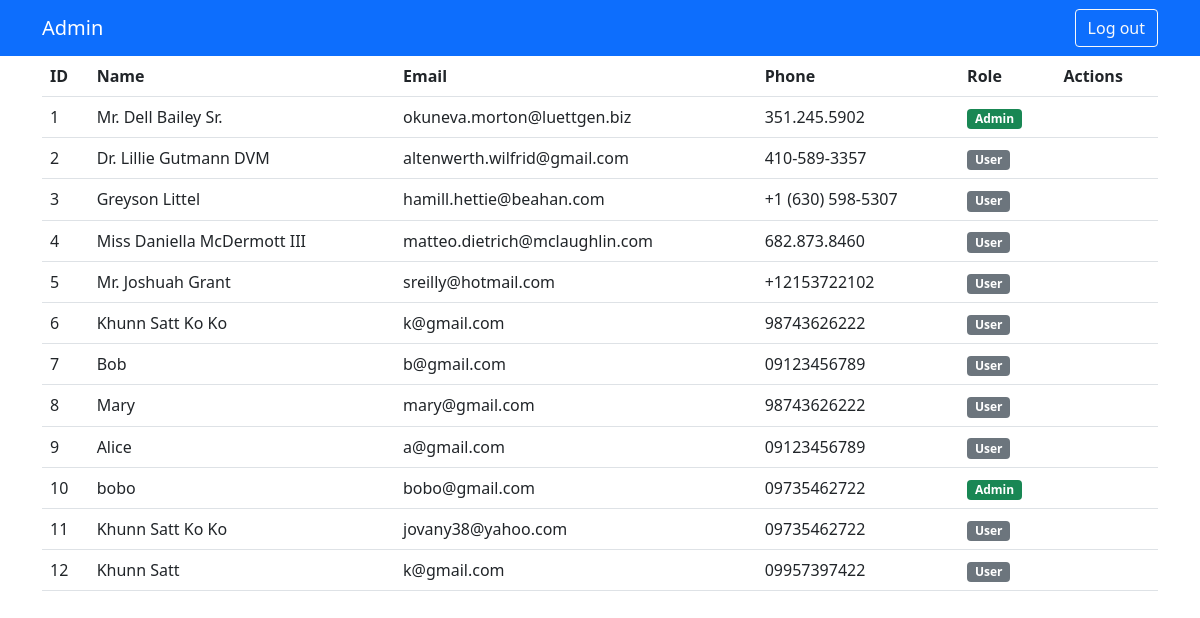
Screenshot of /admin.php (signed in) with the database file from the repository.
### tables this page shows
CREATE TABLE `users` (
  `id` int(11) NOT NULL,
  `name` varchar(255) NOT NULL,
  `email` varchar(255) NOT NULL,
  `phone` varchar(255) NOT NULL,
  `address` text NOT NULL,
  `password` varchar(255) NOT NULL,
  `role_id` int(11) NOT NULL DEFAULT 1,
  `photo` varchar(255) DEFAULT NULL,
  `suspended` int(11) NOT NULL DEFAULT 0,
  `created_at` datetime NOT NULL,
  `updated_at` datetime DEFAULT NULL
);

CREATE TABLE `roles` (
  `id` int(11) NOT NULL,
  `name` varchar(255) NOT NULL,
  `value` int(11) NOT NULL
);

### _classes/Libs/Database/MySQL.php (called while the page is built, shortened)
<?php
class MySQL
{
    private $db;
    private $dbhost;
    private $dbuser;
    private $dbpass;
    private $dbname;
    public function __construct(
        $dbhost = "localhost",
        $dbuser = "root",
        $dbpass = "",
        $dbname = "project",
    ){
        $this->dbhost = $dbhost;
        $this->dbuser = $dbuser;
        $this->dbpass = $dbpass;
        $this->dbname = $dbname;
    }
    public function connect()
    {
        try{
            $this->db = new PDO(
                "mysql:dbhost=$this->dbhost;dbname=$this->dbname",
                $this->dbuser,
                $this->dbpass,
                [
                    PDO::ATTR_ERRMODE => PDO::ERRMODE_EXCEPTION,
                    PDO::ATTR_DEFAULT_FETCH_MODE => PDO::FETCH_OBJ,
                ]
            );
        }catch(PDOException $e){
            echo $e->getMessage();
            exit();
        }
        return $this->db;
    }
}

### _classes/Libs/Database/UsersTable.php (called while the page is built, shortened)
<?php
class UsersTable
{
    private $db;
    public function __construct(MySQL $mysql)
    {
        $this->db =$mysql->connect();
    }
    public function getAll()
    {
        try{
            $result  = $this->db->query(
                "SELECT users.*, roles.name AS role, roles.value
                FROM users LEFT JOIN roles
                ON users.role_id = roles.id"
            );
            $rows = $result->fetchAll();
            return $rows;
        }catch(PDOException $e){
            echo $e->getMessage();
            exit;
        }
    }
}

### admin.php (the view, shortened to what this page needs)
<?php
    $table = new UsersTable(new MySQL);
    $users = $table->getAll();
?>
<!DOCTYPE html>
<html lang="en">
<head>
    <link rel="stylesheet" href="css/bootstrap.min.css">
</head>
<body>
    <div class="navbar navbar-dark navbar-expands bg-primary">
        <div class="container ">
            <a href="#" class="navbar-brand">Admin</a>
            <ul class="navbar-nav">
                <li class="nav-item"><a href="_actions/logout.php" class="btn btn-outline-light">Log out</a></li>
            </ul>
        </div>
    </div>
        <div class="container">
            <table class="table">
                <tr>
                    <th>ID</th>
                    <th>Name</th>
                    <th>Email</th>
                    <th>Phone</th>
                    <th>Role</th>
                    <th>Actions</th>
                </tr>
                <?php foreach($users as $user) :?>
                    <tr>
                        <td><?=$user->id?></td>
                        <td><?=$user->name?></td>
                        <td><?=$user->email?></td>
                        <td><?=$user->phone?></td>
                        <td>
                            <?php if($user->value === 1) : ?>
                                <span class="badge bg-secondary">
                            <?php elseif($user->value === 2) : ?>
                                <span class="badge bg-info">
                            <?php elseif($user->value === 3) : ?>
                                <span class="badge bg-success">
                            <?php endif ?>
                                <?=$user->role ?>
                            </span>
                        </td>
                        <td>
                        </td>
                    </tr>
                <?php endforeach ?>
            </table>
        </div>
</body>
</html>

### rows the page displays
users: id "1", name "Mr. Dell Bailey Sr.", email "okuneva.morton@luettgen.biz", phone "351.245.5902", role.name "Admin"
users: id "2", name "Dr. Lillie Gutmann DVM", email "altenwerth.wilfrid@gmail.com", phone "410-589-3357", role.name "User"
users: id "3", name "Greyson Littel", email "hamill.hettie@beahan.com", phone "+1 (630) 598-5307", role.name "User"
users: id "4", name "Miss Daniella McDermott III", email "matteo.dietrich@mclaughlin.com", phone "682.873.8460", role.name "User"
users: id "5", name "Mr. Joshuah Grant", email "sreilly@hotmail.com", phone "+12153722102", role.name "User"
users: id "6", name "Khunn Satt Ko Ko", email "k@gmail.com", phone "98743626222", role.name "User"
users: id "7", name "Bob", email "b@gmail.com", phone "09123456789", role.name "User"
users: id "8", name "Mary", email "mary@gmail.com", phone "98743626222", role.name "User"
users: id "9", name "Alice", email "a@gmail.com", phone "09123456789", role.name "User"
users: id "10", name "bobo", email "bobo@gmail.com", phone "09735462722", role.name "Admin"
users: id "11", name "Khunn Satt Ko Ko", email "jovany38@yahoo.com", phone "09735462722", role.name "User"
users: id "12", name "Khunn Satt", email "k@gmail.com", phone "09957397422", role.name "User"
